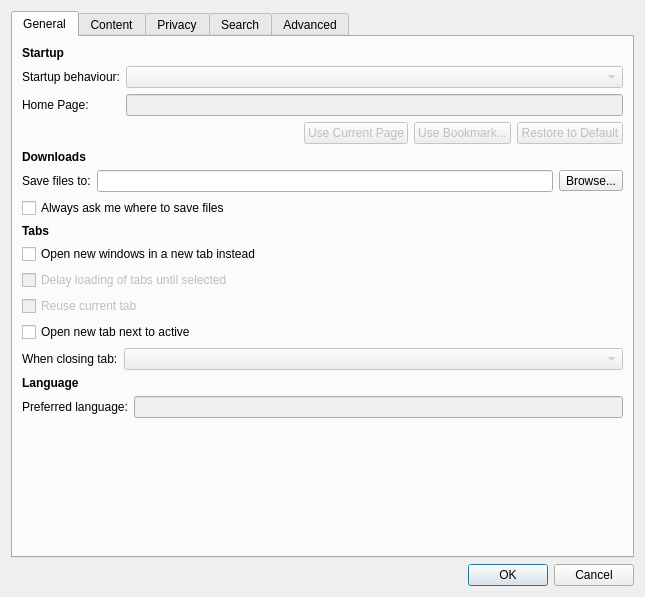
<?xml version="1.0" encoding="UTF-8"?>
<ui version="4.0">
 <class>Otter::PreferencesDialog</class>
 <widget class="QDialog" name="Otter::PreferencesDialog">
  <property name="windowModality">
   <enum>Qt::ApplicationModal</enum>
  </property>
  <property name="geometry">
   <rect>
    <x>0</x>
    <y>0</y>
    <width>645</width>
    <height>597</height>
   </rect>
  </property>
  <property name="windowTitle">
   <string>Preferences</string>
  </property>
  <layout class="QVBoxLayout" name="verticalLayout">
   <item>
    <widget class="QTabWidget" name="tabWidget">
     <property name="currentIndex">
      <number>0</number>
     </property>
     <widget class="QWidget" name="generalTab">
      <attribute name="title">
       <string>General</string>
      </attribute>
      <layout class="QVBoxLayout" name="generalLayout">
       <item>
        <widget class="QLabel" name="startupHeader">
         <property name="font">
          <font>
           <weight>75</weight>
           <bold>true</bold>
          </font>
         </property>
         <property name="text">
          <string>Startup</string>
         </property>
        </widget>
       </item>
       <item>
        <layout class="QFormLayout" name="startupLayout">
         <property name="fieldGrowthPolicy">
          <enum>QFormLayout::AllNonFixedFieldsGrow</enum>
         </property>
         <item row="0" column="0">
          <widget class="QLabel" name="startupLabel">
           <property name="text">
            <string>Startup behaviour:</string>
           </property>
          </widget>
         </item>
         <item row="0" column="1">
          <widget class="QComboBox" name="startupComboBox">
           <property name="enabled">
            <bool>false</bool>
           </property>
          </widget>
         </item>
         <item row="1" column="0">
          <widget class="QLabel" name="homePageLabel">
           <property name="text">
            <string>Home Page:</string>
           </property>
          </widget>
         </item>
         <item row="1" column="1">
          <widget class="QLineEdit" name="homePageLineEdit">
           <property name="enabled">
            <bool>false</bool>
           </property>
          </widget>
         </item>
         <item row="2" column="1">
          <layout class="QHBoxLayout" name="homePageLayout" stretch="1,0,0,0">
           <item>
            <spacer name="horizontalSpacer">
             <property name="orientation">
              <enum>Qt::Horizontal</enum>
             </property>
             <property name="sizeHint" stdset="0">
              <size>
               <width>0</width>
               <height>0</height>
              </size>
             </property>
            </spacer>
           </item>
           <item>
            <widget class="QPushButton" name="currentAsHomePageButton">
             <property name="enabled">
              <bool>false</bool>
             </property>
             <property name="text">
              <string>Use Current Page</string>
             </property>
            </widget>
           </item>
           <item>
            <widget class="QPushButton" name="bookmarkAsHomePageButton">
             <property name="enabled">
              <bool>false</bool>
             </property>
             <property name="text">
              <string>Use Bookmark...</string>
             </property>
            </widget>
           </item>
           <item>
            <widget class="QPushButton" name="defaultHomePagehButton">
             <property name="enabled">
              <bool>false</bool>
             </property>
             <property name="text">
              <string>Restore to Default</string>
             </property>
            </widget>
           </item>
          </layout>
         </item>
        </layout>
       </item>
       <item>
        <widget class="QLabel" name="downloadsHeader">
         <property name="font">
          <font>
           <weight>75</weight>
           <bold>true</bold>
          </font>
         </property>
         <property name="text">
          <string>Downloads</string>
         </property>
        </widget>
       </item>
       <item>
        <layout class="QFormLayout" name="downloadsLayout">
         <property name="fieldGrowthPolicy">
          <enum>QFormLayout::AllNonFixedFieldsGrow</enum>
         </property>
         <item row="0" column="0">
          <widget class="QLabel" name="downloadsLabel">
           <property name="text">
            <string>Save files to:</string>
           </property>
          </widget>
         </item>
         <item row="0" column="1">
          <layout class="QHBoxLayout" name="browseDownloadsLayout">
           <item>
            <widget class="QLineEdit" name="downloadsLineEdit"/>
           </item>
           <item>
            <widget class="QToolButton" name="downloadsBrowseButton">
             <property name="text">
              <string>Browse...</string>
             </property>
            </widget>
           </item>
          </layout>
         </item>
        </layout>
       </item>
       <item>
        <widget class="QCheckBox" name="alwaysAskCheckBox">
         <property name="text">
          <string>Always ask me where to save files</string>
         </property>
        </widget>
       </item>
       <item>
        <widget class="QLabel" name="tabsHeader">
         <property name="font">
          <font>
           <weight>75</weight>
           <bold>true</bold>
          </font>
         </property>
         <property name="text">
          <string>Tabs</string>
         </property>
        </widget>
       </item>
       <item>
        <widget class="QCheckBox" name="tabsInsteadOfWindowsCheckBox">
         <property name="text">
          <string>Open new windows in a new tab instead</string>
         </property>
        </widget>
       </item>
       <item>
        <widget class="QCheckBox" name="delayTabsLoadingCheckBox">
         <property name="enabled">
          <bool>false</bool>
         </property>
         <property name="text">
          <string>Delay loading of tabs until selected</string>
         </property>
        </widget>
       </item>
       <item>
        <widget class="QCheckBox" name="reuseCurrentTabCheckBox">
         <property name="enabled">
          <bool>false</bool>
         </property>
         <property name="text">
          <string>Reuse current tab</string>
         </property>
        </widget>
       </item>
       <item>
        <widget class="QCheckBox" name="openNextToActiveheckBox">
         <property name="text">
          <string>Open new tab next to active</string>
         </property>
        </widget>
       </item>
       <item>
        <layout class="QFormLayout" name="tabsLayout">
         <item row="0" column="0">
          <widget class="QLabel" name="closingTabLabel">
           <property name="text">
            <string>When closing tab:</string>
           </property>
          </widget>
         </item>
         <item row="0" column="1">
          <widget class="QComboBox" name="closingTabComboBox">
           <property name="enabled">
            <bool>false</bool>
           </property>
          </widget>
         </item>
        </layout>
       </item>
       <item>
        <widget class="QLabel" name="languageHeader">
         <property name="font">
          <font>
           <weight>75</weight>
           <bold>true</bold>
          </font>
         </property>
         <property name="text">
          <string>Language</string>
         </property>
        </widget>
       </item>
       <item>
        <layout class="QFormLayout" name="languageLayout">
         <item row="0" column="0">
          <widget class="QLabel" name="languageLabel">
           <property name="text">
            <string>Preferred language:</string>
           </property>
          </widget>
         </item>
         <item row="0" column="1">
          <widget class="QLineEdit" name="languageLineEdit">
           <property name="enabled">
            <bool>false</bool>
           </property>
          </widget>
         </item>
        </layout>
       </item>
       <item>
        <spacer name="generalSpacer">
         <property name="orientation">
          <enum>Qt::Vertical</enum>
         </property>
         <property name="sizeHint" stdset="0">
          <size>
           <width>0</width>
           <height>0</height>
          </size>
         </property>
        </spacer>
       </item>
      </layout>
     </widget>
     <widget class="QWidget" name="contentTab">
      <attribute name="title">
       <string>Content</string>
      </attribute>
      <layout class="QVBoxLayout" name="contentLayout">
       <item>
        <widget class="QLabel" name="blockingHeader">
         <property name="font">
          <font>
           <weight>75</weight>
           <bold>true</bold>
          </font>
         </property>
         <property name="text">
          <string>Blocking</string>
         </property>
        </widget>
       </item>
       <item>
        <layout class="QFormLayout" name="blockingLayout">
         <item row="0" column="0">
          <widget class="QLabel" name="popupsLabel">
           <property name="text">
            <string>Pop-ups:</string>
           </property>
          </widget>
         </item>
         <item row="0" column="1">
          <widget class="QComboBox" name="popupsComboBox">
           <property name="enabled">
            <bool>false</bool>
           </property>
          </widget>
         </item>
         <item row="1" column="0">
          <widget class="QLabel" name="blockedContentLabel">
           <property name="text">
            <string>Blocked content:</string>
           </property>
          </widget>
         </item>
         <item row="1" column="1">
          <layout class="QHBoxLayout" name="blockedContentLayout">
           <item>
            <spacer name="blockedContentSpacer">
             <property name="orientation">
              <enum>Qt::Horizontal</enum>
             </property>
             <property name="sizeHint" stdset="0">
              <size>
               <width>40</width>
               <height>20</height>
              </size>
             </property>
            </spacer>
           </item>
           <item>
            <widget class="QPushButton" name="blockedContentButton">
             <property name="enabled">
              <bool>false</bool>
             </property>
             <property name="text">
              <string>Manage...</string>
             </property>
            </widget>
           </item>
          </layout>
         </item>
        </layout>
       </item>
       <item>
        <widget class="QLabel" name="zoomHeader">
         <property name="font">
          <font>
           <weight>75</weight>
           <bold>true</bold>
          </font>
         </property>
         <property name="text">
          <string>Zoom</string>
         </property>
        </widget>
       </item>
       <item>
        <layout class="QFormLayout" name="zoomLayout">
         <property name="fieldGrowthPolicy">
          <enum>QFormLayout::AllNonFixedFieldsGrow</enum>
         </property>
         <item row="0" column="0">
          <widget class="QLabel" name="defaultZoomLabel">
           <property name="text">
            <string>Default zoom:</string>
           </property>
          </widget>
         </item>
         <item row="0" column="1">
          <widget class="QSpinBox" name="defaultZoomSpinBox">
           <property name="suffix">
            <string>%</string>
           </property>
           <property name="minimum">
            <number>10</number>
           </property>
           <property name="maximum">
            <number>250</number>
           </property>
           <property name="value">
            <number>100</number>
           </property>
          </widget>
         </item>
        </layout>
       </item>
       <item>
        <widget class="QCheckBox" name="zoomTextOnlyCheckBox">
         <property name="text">
          <string>Zoom text only</string>
         </property>
        </widget>
       </item>
       <item>
        <widget class="QLabel" name="fontsHeader">
         <property name="font">
          <font>
           <weight>75</weight>
           <bold>true</bold>
          </font>
         </property>
         <property name="text">
          <string>Fonts</string>
         </property>
        </widget>
       </item>
       <item>
        <widget class="QTableView" name="fontsView">
         <property name="enabled">
          <bool>false</bool>
         </property>
        </widget>
       </item>
       <item>
        <layout class="QFormLayout" name="fontsLayout">
         <item row="0" column="0">
          <widget class="QLabel" name="proportionalFontSizeLabel">
           <property name="text">
            <string>Default proportional font size:</string>
           </property>
          </widget>
         </item>
         <item row="0" column="1">
          <widget class="QSpinBox" name="proportionalFontSizeSpinBox">
           <property name="suffix">
            <string> px</string>
           </property>
           <property name="minimum">
            <number>9</number>
           </property>
           <property name="maximum">
            <number>72</number>
           </property>
           <property name="value">
            <number>16</number>
           </property>
          </widget>
         </item>
         <item row="1" column="0">
          <widget class="QLabel" name="fixedFontSizeLabel">
           <property name="text">
            <string>Default fixed font size:</string>
           </property>
          </widget>
         </item>
         <item row="2" column="0">
          <widget class="QLabel" name="minimumFontSizeLabel">
           <property name="text">
            <string>Minimum font size:</string>
           </property>
          </widget>
         </item>
         <item row="1" column="1">
          <widget class="QSpinBox" name="fixedFontSizeSpinBox">
           <property name="suffix">
            <string> px</string>
           </property>
           <property name="minimum">
            <number>9</number>
           </property>
           <property name="maximum">
            <number>72</number>
           </property>
           <property name="value">
            <number>16</number>
           </property>
          </widget>
         </item>
         <item row="2" column="1">
          <widget class="QSpinBox" name="minimumFontSizeSpinBox">
           <property name="specialValueText">
            <string>None</string>
           </property>
           <property name="suffix">
            <string> px</string>
           </property>
           <property name="minimum">
            <number>-1</number>
           </property>
           <property name="maximum">
            <number>72</number>
           </property>
          </widget>
         </item>
        </layout>
       </item>
       <item>
        <widget class="QLabel" name="colorsHeader">
         <property name="font">
          <font>
           <weight>75</weight>
           <bold>true</bold>
          </font>
         </property>
         <property name="text">
          <string>Colors</string>
         </property>
        </widget>
       </item>
       <item>
        <widget class="QTableView" name="colorsView">
         <property name="enabled">
          <bool>false</bool>
         </property>
        </widget>
       </item>
       <item>
        <spacer name="contentlSpacer">
         <property name="orientation">
          <enum>Qt::Vertical</enum>
         </property>
         <property name="sizeHint" stdset="0">
          <size>
           <width>0</width>
           <height>0</height>
          </size>
         </property>
        </spacer>
       </item>
      </layout>
     </widget>
     <widget class="QWidget" name="privacyTab">
      <attribute name="title">
       <string>Privacy</string>
      </attribute>
      <layout class="QVBoxLayout" name="privacelLayout">
       <item>
        <widget class="QLabel" name="trackingHeader">
         <property name="font">
          <font>
           <weight>75</weight>
           <bold>true</bold>
          </font>
         </property>
         <property name="text">
          <string>Tracking</string>
         </property>
        </widget>
       </item>
       <item>
        <layout class="QFormLayout" name="doNotTrackLayout">
         <item row="0" column="0">
          <widget class="QLabel" name="tracingkLabel">
           <property name="text">
            <string>Do Not Track:</string>
           </property>
          </widget>
         </item>
         <item row="0" column="1">
          <widget class="QComboBox" name="trackingComboBox">
           <property name="enabled">
            <bool>false</bool>
           </property>
          </widget>
         </item>
        </layout>
       </item>
       <item>
        <widget class="QLabel" name="historyHeader">
         <property name="font">
          <font>
           <weight>75</weight>
           <bold>true</bold>
          </font>
         </property>
         <property name="text">
          <string>History</string>
         </property>
        </widget>
       </item>
       <item>
        <widget class="QCheckBox" name="privateModeCheckBox">
         <property name="text">
          <string>Private mode</string>
         </property>
        </widget>
       </item>
       <item>
        <layout class="QHBoxLayout" name="historyLayout">
         <property name="spacing">
          <number>0</number>
         </property>
         <item>
          <spacer name="historySpacer">
           <property name="orientation">
            <enum>Qt::Horizontal</enum>
           </property>
           <property name="sizeType">
            <enum>QSizePolicy::Fixed</enum>
           </property>
           <property name="sizeHint" stdset="0">
            <size>
             <width>20</width>
             <height>0</height>
            </size>
           </property>
          </spacer>
         </item>
         <item>
          <widget class="QWidget" name="historyWidget" native="true">
           <layout class="QVBoxLayout" name="verticalLayout_3">
            <property name="leftMargin">
             <number>0</number>
            </property>
            <property name="topMargin">
             <number>0</number>
            </property>
            <property name="rightMargin">
             <number>0</number>
            </property>
            <property name="bottomMargin">
             <number>0</number>
            </property>
            <item>
             <widget class="QCheckBox" name="rememberBrowsingHistoryCheckBox">
              <property name="enabled">
               <bool>false</bool>
              </property>
              <property name="text">
               <string>Remember browsing history</string>
              </property>
             </widget>
            </item>
            <item>
             <widget class="QCheckBox" name="rememberDownloadsHistoryCheckBox">
              <property name="text">
               <string>Remember downloads history</string>
              </property>
             </widget>
            </item>
            <item>
             <widget class="QCheckBox" name="rememberSearchHistoryCheckBox">
              <property name="enabled">
               <bool>false</bool>
              </property>
              <property name="text">
               <string>Remember search history</string>
              </property>
             </widget>
            </item>
            <item>
             <layout class="QHBoxLayout" name="rememberFormsHistorylLayout">
              <item>
               <widget class="QCheckBox" name="rememberFormsHistoryCheckBox">
                <property name="enabled">
                 <bool>false</bool>
                </property>
                <property name="text">
                 <string>Remember form history</string>
                </property>
               </widget>
              </item>
              <item>
               <spacer name="rememberFormsHistorySpacer">
                <property name="orientation">
                 <enum>Qt::Horizontal</enum>
                </property>
                <property name="sizeHint" stdset="0">
                 <size>
                  <width>40</width>
                  <height>20</height>
                 </size>
                </property>
               </spacer>
              </item>
              <item>
               <widget class="QPushButton" name="rememberFormsHistoryButton">
                <property name="enabled">
                 <bool>false</bool>
                </property>
                <property name="text">
                 <string>Template...</string>
                </property>
               </widget>
              </item>
             </layout>
            </item>
            <item>
             <layout class="QHBoxLayout" name="acceptCokiesLayout">
              <item>
               <widget class="QCheckBox" name="acceptCookiesCheckBox">
                <property name="text">
                 <string>Accept cookies</string>
                </property>
               </widget>
              </item>
              <item>
               <spacer name="acceptCookiesSpacer">
                <property name="orientation">
                 <enum>Qt::Horizontal</enum>
                </property>
                <property name="sizeHint" stdset="0">
                 <size>
                  <width>40</width>
                  <height>20</height>
                 </size>
                </property>
               </spacer>
              </item>
              <item>
               <widget class="QPushButton" name="cookiesExceptionsButton">
                <property name="enabled">
                 <bool>false</bool>
                </property>
                <property name="text">
                 <string>Exceptions...</string>
                </property>
               </widget>
              </item>
             </layout>
            </item>
            <item>
             <layout class="QHBoxLayout" name="cookiesDetailsLayout">
              <item>
               <spacer name="cookiesDetailsSpacer">
                <property name="orientation">
                 <enum>Qt::Horizontal</enum>
                </property>
                <property name="sizeType">
                 <enum>QSizePolicy::Fixed</enum>
                </property>
                <property name="sizeHint" stdset="0">
                 <size>
                  <width>20</width>
                  <height>0</height>
                 </size>
                </property>
               </spacer>
              </item>
              <item>
               <widget class="QWidget" name="cookiesWidget" native="true">
                <layout class="QFormLayout" name="s">
                 <property name="leftMargin">
                  <number>0</number>
                 </property>
                 <property name="topMargin">
                  <number>0</number>
                 </property>
                 <property name="rightMargin">
                  <number>0</number>
                 </property>
                 <property name="bottomMargin">
                  <number>0</number>
                 </property>
                 <item row="0" column="0">
                  <widget class="QLabel" name="thirdPartyCookiesLabel">
                   <property name="enabled">
                    <bool>false</bool>
                   </property>
                   <property name="text">
                    <string>Accept third-party cookies:</string>
                   </property>
                  </widget>
                 </item>
                 <item row="1" column="0">
                  <widget class="QLabel" name="keepCookiesUntilLabel">
                   <property name="enabled">
                    <bool>false</bool>
                   </property>
                   <property name="text">
                    <string>Keep until:</string>
                   </property>
                  </widget>
                 </item>
                 <item row="0" column="1">
                  <widget class="QComboBox" name="thirdPartyCookiesComboBox">
                   <property name="enabled">
                    <bool>false</bool>
                   </property>
                  </widget>
                 </item>
                 <item row="1" column="1">
                  <widget class="QComboBox" name="keepCookiesUntilComboBox">
                   <property name="enabled">
                    <bool>false</bool>
                   </property>
                  </widget>
                 </item>
                </layout>
               </widget>
              </item>
             </layout>
            </item>
            <item>
             <layout class="QHBoxLayout" name="clearHistoryLayout">
              <item>
               <widget class="QCheckBox" name="clearHistoryCheckBox">
                <property name="enabled">
                 <bool>false</bool>
                </property>
                <property name="text">
                 <string>Clear history when application closes</string>
                </property>
               </widget>
              </item>
              <item>
               <spacer name="clearHistorySpacer">
                <property name="orientation">
                 <enum>Qt::Horizontal</enum>
                </property>
                <property name="sizeHint" stdset="0">
                 <size>
                  <width>0</width>
                  <height>0</height>
                 </size>
                </property>
               </spacer>
              </item>
              <item>
               <widget class="QPushButton" name="clearHistoryButton">
                <property name="enabled">
                 <bool>false</bool>
                </property>
                <property name="text">
                 <string>Settings...</string>
                </property>
               </widget>
              </item>
             </layout>
            </item>
           </layout>
          </widget>
         </item>
        </layout>
       </item>
       <item>
        <widget class="QLabel" name="passwordsHeader">
         <property name="font">
          <font>
           <weight>75</weight>
           <bold>true</bold>
          </font>
         </property>
         <property name="text">
          <string>Passwords</string>
         </property>
        </widget>
       </item>
       <item>
        <layout class="QHBoxLayout" name="rememberPasswordsLayout">
         <item>
          <widget class="QCheckBox" name="rememberPasswordsCheckBox">
           <property name="enabled">
            <bool>false</bool>
           </property>
           <property name="text">
            <string>Remember passwords</string>
           </property>
          </widget>
         </item>
         <item>
          <spacer name="rememberPasswordsSpacer">
           <property name="orientation">
            <enum>Qt::Horizontal</enum>
           </property>
           <property name="sizeHint" stdset="0">
            <size>
             <width>40</width>
             <height>20</height>
            </size>
           </property>
          </spacer>
         </item>
         <item>
          <widget class="QPushButton" name="rememberPasswordsButton">
           <property name="enabled">
            <bool>false</bool>
           </property>
           <property name="text">
            <string>Manage...</string>
           </property>
          </widget>
         </item>
        </layout>
       </item>
       <item>
        <layout class="QHBoxLayout" name="masterPasswordlLayout">
         <item>
          <widget class="QCheckBox" name="masterPasswordCheckBox">
           <property name="enabled">
            <bool>false</bool>
           </property>
           <property name="text">
            <string>Use a master password</string>
           </property>
          </widget>
         </item>
         <item>
          <spacer name="masterPasswordSpacer">
           <property name="orientation">
            <enum>Qt::Horizontal</enum>
           </property>
           <property name="sizeHint" stdset="0">
            <size>
             <width>40</width>
             <height>20</height>
            </size>
           </property>
          </spacer>
         </item>
         <item>
          <widget class="QPushButton" name="masterPasswordButton">
           <property name="enabled">
            <bool>false</bool>
           </property>
           <property name="text">
            <string>Change...</string>
           </property>
          </widget>
         </item>
        </layout>
       </item>
       <item>
        <spacer name="privacySpacer">
         <property name="orientation">
          <enum>Qt::Vertical</enum>
         </property>
         <property name="sizeHint" stdset="0">
          <size>
           <width>0</width>
           <height>0</height>
          </size>
         </property>
        </spacer>
       </item>
      </layout>
     </widget>
     <widget class="QWidget" name="searchTab">
      <attribute name="title">
       <string>Search</string>
      </attribute>
      <layout class="QHBoxLayout" name="searchLayout">
       <item>
        <layout class="QVBoxLayout" name="searchViewLayout">
         <item>
          <widget class="QLineEdit" name="filterSearchLineEdit">
           <property name="enabled">
            <bool>false</bool>
           </property>
           <property name="placeholderText">
            <string>Search...</string>
           </property>
          </widget>
         </item>
         <item>
          <widget class="QTableView" name="searchView">
           <property name="enabled">
            <bool>false</bool>
           </property>
          </widget>
         </item>
        </layout>
       </item>
       <item>
        <layout class="QVBoxLayout" name="searchButtonsLayout" stretch="0,0,0,0,0,1">
         <item>
          <widget class="QPushButton" name="addSearchButton">
           <property name="enabled">
            <bool>false</bool>
           </property>
           <property name="text">
            <string>Add...</string>
           </property>
          </widget>
         </item>
         <item>
          <widget class="QPushButton" name="editSearchButton">
           <property name="enabled">
            <bool>false</bool>
           </property>
           <property name="text">
            <string>Edit...</string>
           </property>
          </widget>
         </item>
         <item>
          <widget class="QPushButton" name="removeSearchButton">
           <property name="enabled">
            <bool>false</bool>
           </property>
           <property name="text">
            <string>Remove</string>
           </property>
          </widget>
         </item>
         <item>
          <widget class="QPushButton" name="moveUpSearchButton">
           <property name="enabled">
            <bool>false</bool>
           </property>
           <property name="text">
            <string>Move Up</string>
           </property>
          </widget>
         </item>
         <item>
          <widget class="QPushButton" name="moveDownSearchButton">
           <property name="enabled">
            <bool>false</bool>
           </property>
           <property name="text">
            <string>Move Down</string>
           </property>
          </widget>
         </item>
         <item>
          <spacer name="verticalSpacer">
           <property name="orientation">
            <enum>Qt::Vertical</enum>
           </property>
           <property name="sizeHint" stdset="0">
            <size>
             <width>20</width>
             <height>40</height>
            </size>
           </property>
          </spacer>
         </item>
        </layout>
       </item>
      </layout>
     </widget>
     <widget class="QWidget" name="advancedTab">
      <property name="enabled">
       <bool>false</bool>
      </property>
      <attribute name="title">
       <string>Advanced</string>
      </attribute>
      <layout class="QHBoxLayout" name="advancedLayout" stretch="1,3">
       <item>
        <widget class="QListWidget" name="advancedListWidget">
         <property name="minimumSize">
          <size>
           <width>100</width>
           <height>0</height>
          </size>
         </property>
         <property name="editTriggers">
          <set>QAbstractItemView::NoEditTriggers</set>
         </property>
         <item>
          <property name="text">
           <string>Address Field</string>
          </property>
         </item>
         <item>
          <property name="text">
           <string>Network</string>
          </property>
         </item>
         <item>
          <property name="text">
           <string>Security</string>
          </property>
         </item>
        </widget>
       </item>
       <item>
        <widget class="QStackedWidget" name="advancedWidget">
         <property name="currentIndex">
          <number>0</number>
         </property>
         <widget class="QWidget" name="addressFieldPage">
          <layout class="QVBoxLayout" name="verticalLayout_2" stretch="0,0,1">
           <item>
            <widget class="QLabel" name="suggestionsHeader">
             <property name="font">
              <font>
               <weight>75</weight>
               <bold>true</bold>
              </font>
             </property>
             <property name="text">
              <string>Suggestions</string>
             </property>
            </widget>
           </item>
           <item>
            <layout class="QVBoxLayout" name="suggestionsLayout">
             <item>
              <widget class="QCheckBox" name="suggestBookmarksCheckBox">
               <property name="text">
                <string>Suggest bookmarks</string>
               </property>
              </widget>
             </item>
             <item>
              <widget class="QCheckBox" name="suggestHistoryCheckBox">
               <property name="text">
                <string>Suggest history</string>
               </property>
              </widget>
             </item>
             <item>
              <widget class="QCheckBox" name="suggestSearchCheckBox">
               <property name="text">
                <string>Suggest search results</string>
               </property>
              </widget>
             </item>
            </layout>
           </item>
           <item>
            <spacer name="suggestionsSpacer">
             <property name="orientation">
              <enum>Qt::Vertical</enum>
             </property>
             <property name="sizeHint" stdset="0">
              <size>
               <width>0</width>
               <height>0</height>
              </size>
             </property>
            </spacer>
           </item>
          </layout>
         </widget>
         <widget class="QWidget" name="networkPage"/>
         <widget class="QWidget" name="securityPage"/>
        </widget>
       </item>
      </layout>
     </widget>
    </widget>
   </item>
   <item>
    <widget class="QDialogButtonBox" name="buttonBox">
     <property name="standardButtons">
      <set>QDialogButtonBox::Cancel|QDialogButtonBox::Ok</set>
     </property>
    </widget>
   </item>
  </layout>
 </widget>
 <resources/>
 <connections/>
</ui>
